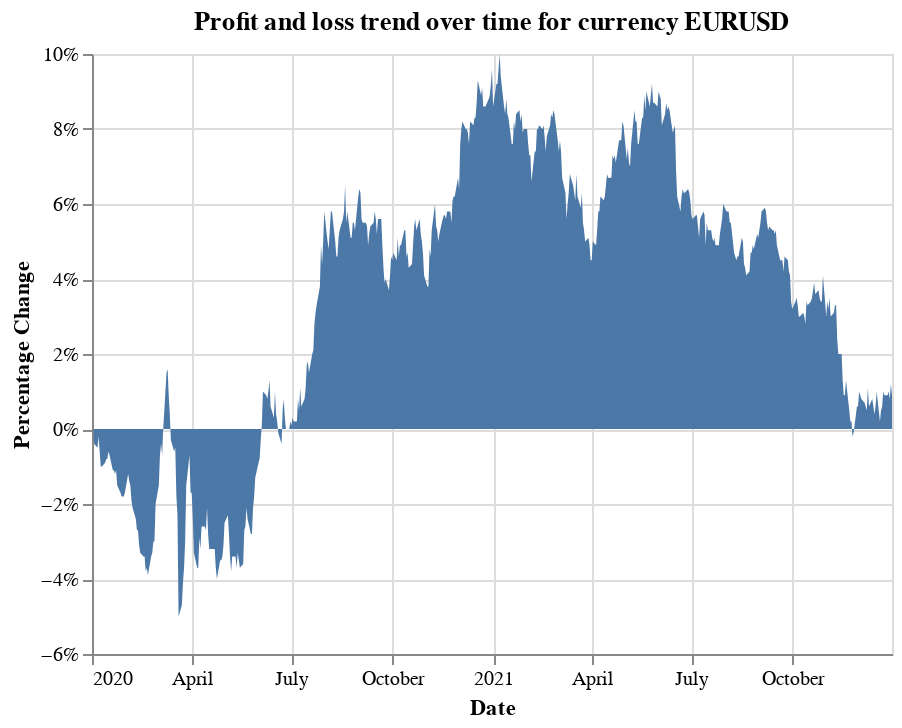

Notebook cell for this chart:
### Markdown cell above
### If an area chart is specified in the input:

### Code cell
pl_trend_viz("EURUSD", "2020-01-01", "2022-01-01", 'area')

### Figure 1 — Vega-Lite specification as saved in the notebook (floating-point values rounded to 4 significant figures; data arrays with more than 128 entries replaced by an {"elided": "..."} marker saying what was removed)
{"config": {"view": {"continuousWidth": 400, "continuousHeight": 300}}, "data": {"name": "data-e9a828528792ce4c710350c1c34774ce"}, "mark": "area", "encoding": {"tooltip": {"field": "Percentage Change", "format": ".2%", "type": "quantitative"}, "x": {"field": "Date", "type": "temporal"}, "y": {"axis": {"format": "%"}, "field": "Percentage Change", "type": "quantitative"}}, "title": "Profit and loss trend over time for currency EURUSD", "$schema": "https://vega.github.io/schema/vega-lite/v4.17.0.json", "datasets": {"data-e9a828528792ce4c710350c1c34774ce": {"elided": "523 records"}}}
